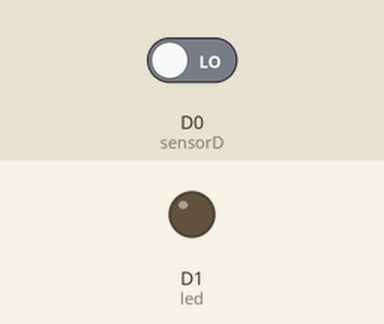
Simulated run of this sketch. Board: Particle Photon. Shown: output pins drawn as LEDs (lit = HIGH). The test bench sets the inputs (shaded band); at power-on: D0 (sensorD) LOW.

Above: at 1.2 s.
1.3 s: D0 (sensorD) driven HIGH
At 2.1 s:
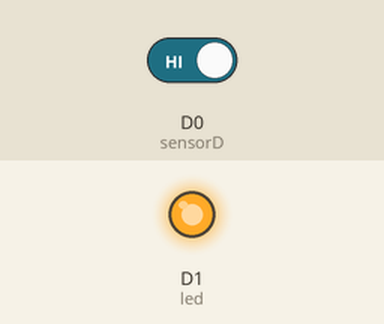
2.8 s: D0 (sensorD) driven LOW
At 3.1 s:
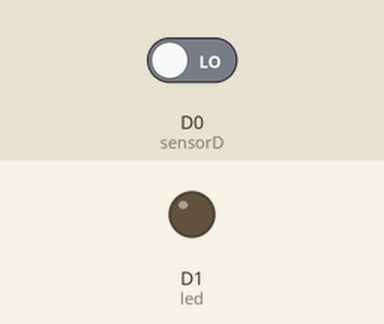
Timing chart, 0 to 5.8 s (numbered marks = the images above; inputs shaded):
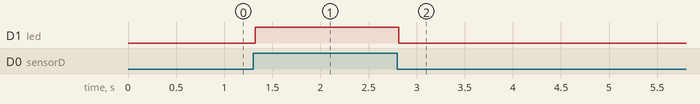

The sketch:

mp-rpi.ino
```cpp
int led = D1;
int sensorD = D0;
int thresh = 0;
int i = 0;

void setup() {
    pinMode(led, OUTPUT);
    pinMode(sensorD, INPUT);
}

void loop() {
    thresh = digitalRead(sensorD);

    if (thresh == 1)
    {
        Particle.publish("RPi_Threshold", String(thresh));
        digitalWrite(led, HIGH);
    }
    else
    {
        i++;
        if (i >= 10000)
        {
            Particle.publish("Threshold", String(thresh));
            i = 0;
        }


        digitalWrite(led, LOW);
    }

    delay(1);
}
```

Measured:
- after the input at 1.3 s, D1 (led): LOW → HIGH at once
- after the input at 2.8 s, D1 (led): HIGH → LOW at once
